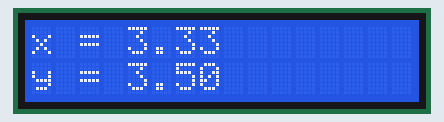
This sketch was run on a simulated Arduino Uno, built with avr-gcc and run on an emulated ATmega328P. On the bench: 16×2 character LCD. The modem accepts every AT command (registered, SIM ready, sends succeed) and sends nothing else; what the sketch prints to the serial monitor is not drawn.

Above: at 8.7 s.

The sketch:

sketchDucV2.ino
```cpp
#include <SoftwareSerial.h>
#include <Wire.h>
#include <LiquidCrystal_I2C.h>

SoftwareSerial hm10(2, 3); //RX, TX 연결
LiquidCrystal_I2C lcd(0x27, 16, 2); //lcd주소값, 배열

#define TX_Power -61 //1[m]인경우 RSSI
#define Length 5 //넓이 반경
#define N 3

char b[2], c[2], d[2], e[2]; // rssi char형 저장
int b1, b2; // (0,0) rssi char형으로 저장
int c1, c2; // (Length,0) rssi char형으로 저장
int d1, d2; // (Length,Length) rssi char형으로 저장
int e1, e2; // (0,Length) rssi char형으로 저장
float b0, c0, d0, e0; // rssi float형으로 저장
float t1, t2, t3, t4; // rssi 거리로 변환해서 저장
float x1, x2, x3, x4, y1, y2, y3, y4; // 좌표저장
float x, y, X[100], Y[100]; // 평균좌표저장


void SendAT(String str) { //AT커맨드 자동입력, 시리얼모니터 출력
  Serial.println(str);
  hm10.println(str);
}

void PrintReq(unsigned long t) { //프린트리퀘스트 : 응답시간 설정
  unsigned long last = millis();
  while (millis() - last < t) {
    while (hm10.available() > 0) {
      Serial.write(hm10.read());
    }
  }
}

void PrintReq2(unsigned long t) { //프린트리퀘스트2 : 비콘검색시간, 비콘MacAddress판별, rssi 저장
  char a[16]; // 16바이트씩 잘라내기 위한 배열
  unsigned long last = millis();
  while (millis() - last < t) {
    while (hm10.available() > 0) {
      hm10.readBytesUntil('\n', a, 16);
      //Serial.println(a);


      if ((a[6] == '6') && (a[7] == '3') && (a[8] == 'C')) { //MacAdress 뒷 세자리로 (0,0)비콘 판별
        b[0] = a[12]; //Rssi 10의 자리 저장
        b[1] = a[13]; //Rssi 1의 자리 저장
      }
      if ((a[6] == '6') && (a[7] == '5') && (a[8] == '8')) { //MacAdress 뒷 세자리로 (Length,0)비콘 판별
        c[0] = a[12]; //Rssi 10의 자리 저장
        c[1] = a[13]; //Rssi 1의 자리 저장
      }
      if ((a[6] == 'A') && (a[7] == '0') && (a[8] == '3')) { //MacAdress 뒷 세자리로 (Length,Length)비콘 판별
        d[0] = a[12]; //Rssi 10의 자리 저장
        d[1] = a[13]; //Rssi 1의 자리 저장
      }
      if ((a[6] == '5') && (a[7] == '9') && (a[8] == '5')) { //MacAdress 뒷 세자리로 (0,Length)비콘 판별
        e[0] = a[12]; //Rssi 10의 자리 저장
        e[1] = a[13]; //Rssi 1의 자리 저장
      }
    }
  }
}

void setup() {
  Serial.begin(9600);
  hm10.begin(9600);
  SendAT("AT"); // AT커맨드 응답확인
  PrintReq(1000);
  SendAT("AT+ROLE1"); // 모듈 MASTER 모드설정1
  PrintReq(1000);
  SendAT("AT+IMME1"); // 모듈 MASTER 모드설정2
  PrintReq(1000);
  lcd.init(); //lcd 초기화
  lcd.backlight(); //lcd 백라이트 킴
}

void loop() {

  SendAT("AT+DISI?"); // 주위 비콘 검색 16바이트 잘라서 출력
  PrintReq2(5000);

  // char형 배열을 int형으로 바꾸기
  b1 = (b[0] - 48) * 10; // 10의 자리
  b2 = b[1] - 48; // 1의 자리
  b0 = -(b1 + b2); // 2개 더하고 -붙여서 float 변수 하나에 저장

  c1 = (c[0] - 48) * 10; // 10의 자리
  c2 = c[1] - 48; // 1의 자리
  c0 = -(c1 + c2); // 2개 더하고 -붙여서 float 변수 하나에 저장

  d1 = (d[0] - 48) * 10; // 10의 자리
  d2 = d[1] - 48; // 1의 자리
  d0 = -(d1 + d2); // 2개 더하고 -붙여서 float 변수 하나에 저장

  e1 = (e[0] - 48) * 10; // 10의 자리
  e2 = e[1] - 48; // 1의 자리
  e0 = -(e1 + e2); // 2개 더하고 -붙여서 float 변수 하나에 저장

  t1 = pow(10, ((TX_Power - b0) / (10 * N))); // rssi 값을 거리[m]로 변환 (0,0)
  t2 = pow(10, ((TX_Power - c0) / (10 * N))); // rssi 값을 거리[m]로 변환 (Length,0)
  t3 = pow(10, ((TX_Power - d0) / (10 * N))); // rssi 값을 거리[m]로 변환 (Length,Length)
  t4 = pow(10, ((TX_Power - e0) / (10 * N))); // rssi 값을 거리[m]로 변환 (0,Length)
  //----------------------------------------------------------------------
  if (t1 + t2 > Length) { // 2개의 비콘의 반경이 겹칠경우
    x1 = Length - abs((t1 + t2) / 2); // x좌표 구하기
    y1 = t1 * sin(acos(x1 / t1)); // y좌표 구하기
  }
  else { // 2개의 비콘의 반경이 겹치지 않을 경우
    x1 = t1 + abs((Length - t1 - t2) / 2); // x좌표 구하기
    y1 = 0; // y좌표 구하기
  }
  //----------------------------------------------------------------------
  if (t2 + t3 > Length) { // 2개의 비콘의 반경이 겹칠경우
    y2 = abs((t2 - t3) / 2); // y좌표 구하기
    x2 = Length - t2 * sin(acos(y2 / t2)); // x좌표 구하기
  }
  else { // 2개의 비콘의 반경이 겹치지 않을 경우
    x2 = Length; // x좌표 구하기
    y2 = t2 + abs((Length - t1 - t2) / 2); // y좌표 구하기
  }
  //----------------------------------------------------------------------------------------------
  if (t3 + t4 > Length) { // 2개의 비콘의 반경이 겹칠경우
    x3 = Length - t3 + abs((t3 - t4) / 2); // x좌표 구하기
    y3 = Length - t4 * sin(acos(x3 / t4)); // y좌표 구하기
  }
  else { // 2개의 비콘의 반경이 겹치지 않을 경우
    x3 = t4 + abs((Length - t3 - t4) / 2); // x좌표 구하기
    y3 = Length; // y좌표 구하기
  }
  //-----------------------------------------------------------------
  if (t4 + t1 > Length) { // 2개의 비콘의 반경이 겹칠경우
    y4 = Length - t4 + abs((t4 - t1) / 2);
    x4 = sin(acos(y4 / t1)); // x좌표 구하기
  }
  else { // 2개의 비콘의 반경이 겹치지 않을 경우
    x4 = 0; // x좌표 구하기
    y4 = t1 + abs((Length - t1 - t4) / 2); // y좌표 구하기
  }
  //------------------------------------------------------------------

  int cnt1 = 0;
  int cnt2 = 0;

  if(x1 >= 1 and x1 <=Length){
    cnt1 = cnt1+1;
  }
  else{
    x1 = 0;
  }
  if(x2 >= 1 and x2 <=Length){
    cnt1 = cnt1+1;
  }
  else{
    x2 = 0;
  }
  if(x3 >= 1 and x3 <=Length){
    cnt1 = cnt1+1;
  }
  else{
    x3 = 0;
  }
  if(x4 >= 1 and x4 <=Length){
    cnt1 = cnt1+1;
  }
  else{
    x4 = 0;
  }
  if(y1 >= 1){
    cnt2 = cnt2+1;
  }
  else{
    y1 = 0.5;
  }
  if(y2 >= 1){
    cnt2 = cnt2+1;
  }
  else{
    y2 = 0;
  }
  if(y3 >= 1){
    cnt2 = cnt2+1;
  }
  else{
    y3 = 0;
  }
  if(y4 >= 1){
    cnt2 = cnt2+1;
  }
  else{
    y4 = 0;
  }

  x = (x1 + x2 + x3 + x4) / cnt1; // 나온 x좌표 4개 산술평균
  y = (y1 + y2 + y3 + y4) / cnt2; // 나온 y좌표 4개 산술평균


  //가장자리 보정
  if (t1<Length/5 and t2<Length/5 and t3>Length/2 and t4>Length/2){
    y = Length/10;
  }
  if (t2<Length/5 and t3<Length/5 and t4>Length/2 and t1>Length/2){
    x = Length - Length/10;
  }
  if (t3<Length/5 and t4<Length/5 and t1>Length/2 and t2>Length/2){
    y = Length - Length/10;
  }
  if (t4<Length/5 and t1<Length/5 and t2>Length/2 and t3>Length/2){
    x = Length/10;
  }

  //꼭지점 보정
  if (t1<Length/5 and t2>Length/2 and t3>Length/2 and t4>Length/2){
    x = Length/10;
    y = Length/10;
  }
  if (t2<Length/5 and t1>Length/2 and t3>Length/2 and t4>Length/2){
    x = Length - Length/10;
    y = Length/10;
  }
  if (t3<Length/5 and t1>Length/2 and t2>Length/2 and t4>Length/2){
    x = Length - Length/10;
    y = Length - Length/10;
  }
  if (t4<Length/5 and t1>Length/2 and t2>Length/2 and t3>Length/2){
    x = Length/10;
    y = Length - Length/10;
  }


  Serial.print("b[0] = "); Serial.println(b[0]);
  Serial.print("b[1] = "); Serial.println(b[1]);
  Serial.print("b1 = "); Serial.println(b1);
  Serial.print("b2 = "); Serial.println(b2);
  Serial.print("c0 = "); Serial.println(b0);
  Serial.print("c[0] = "); Serial.println(c[0]);
  Serial.print("c[1] = "); Serial.println(c[1]);
  Serial.print("c1 = "); Serial.println(c1);
  Serial.print("c2 = "); Serial.println(c2);
  Serial.print("c0 = "); Serial.println(c0);
  Serial.print("d[0] = "); Serial.println(c[0]);
  Serial.print("d[1] = "); Serial.println(c[1]);
  Serial.print("d1 = "); Serial.println(d1);
  Serial.print("d2 = "); Serial.println(d2);
  Serial.print("d0 = "); Serial.println(d0);
  Serial.print("e0 = "); Serial.println(e0);
  Serial.print("e[0] = "); Serial.println(e[0]);
  Serial.print("e[1] = "); Serial.println(e[1]);
  Serial.print("e1 = "); Serial.println(e1);
  Serial.print("e2 = "); Serial.println(e2);
  Serial.print("e0 = "); Serial.println(e0);
  Serial.println("");
  Serial.println("------------------------결과------------------------");
  Serial.println("");
  Serial.print("(0,0)지점 RSSI : b0 = "); Serial.println(b0);
  Serial.print("t1 = "); Serial.println(t1);
  Serial.println("");
  Serial.print("(Length,0)지점 RSSI : c0 = "); Serial.println(c0);
  Serial.print("t2 = "); Serial.println(t2);
  Serial.println("");
  Serial.print("(Length,Length)지점 RSSI : d0 = "); Serial.println(d0);
  Serial.print("t3 = "); Serial.println(t3);
  Serial.println("");
  Serial.print("(0,Length)지점 RSSI : e0 = "); Serial.println(e0);
  Serial.print("t4 = "); Serial.println(t4);
  Serial.println("");
  Serial.print("x1 = "); Serial.print(x1); Serial.print("  "); Serial.print("y1 = "); Serial.println(y1);
  Serial.print("x2 = "); Serial.print(x2); Serial.print("  "); Serial.print("y2 = "); Serial.println(y2);
  Serial.print("x3 = "); Serial.print(x3); Serial.print("  "); Serial.print("y3 = "); Serial.println(y3);
  Serial.print("x4 = "); Serial.print(x4); Serial.print("  "); Serial.print("y4 = "); Serial.println(y4);

  Serial.print("x = "); Serial.print(x); Serial.print("  "); Serial.print("y = "); Serial.println(y);

  lcd.setCursor(0, 0); // 해당 LCD 좌표로 커서 이동
  lcd.print("x = ");
  lcd.print(x);
  lcd.println("");
  lcd.setCursor(0, 1); // 해당 LCD 좌표로 커서 이동
  lcd.print("y = ");
  lcd.print(y);
  lcd.println("");
}
```
